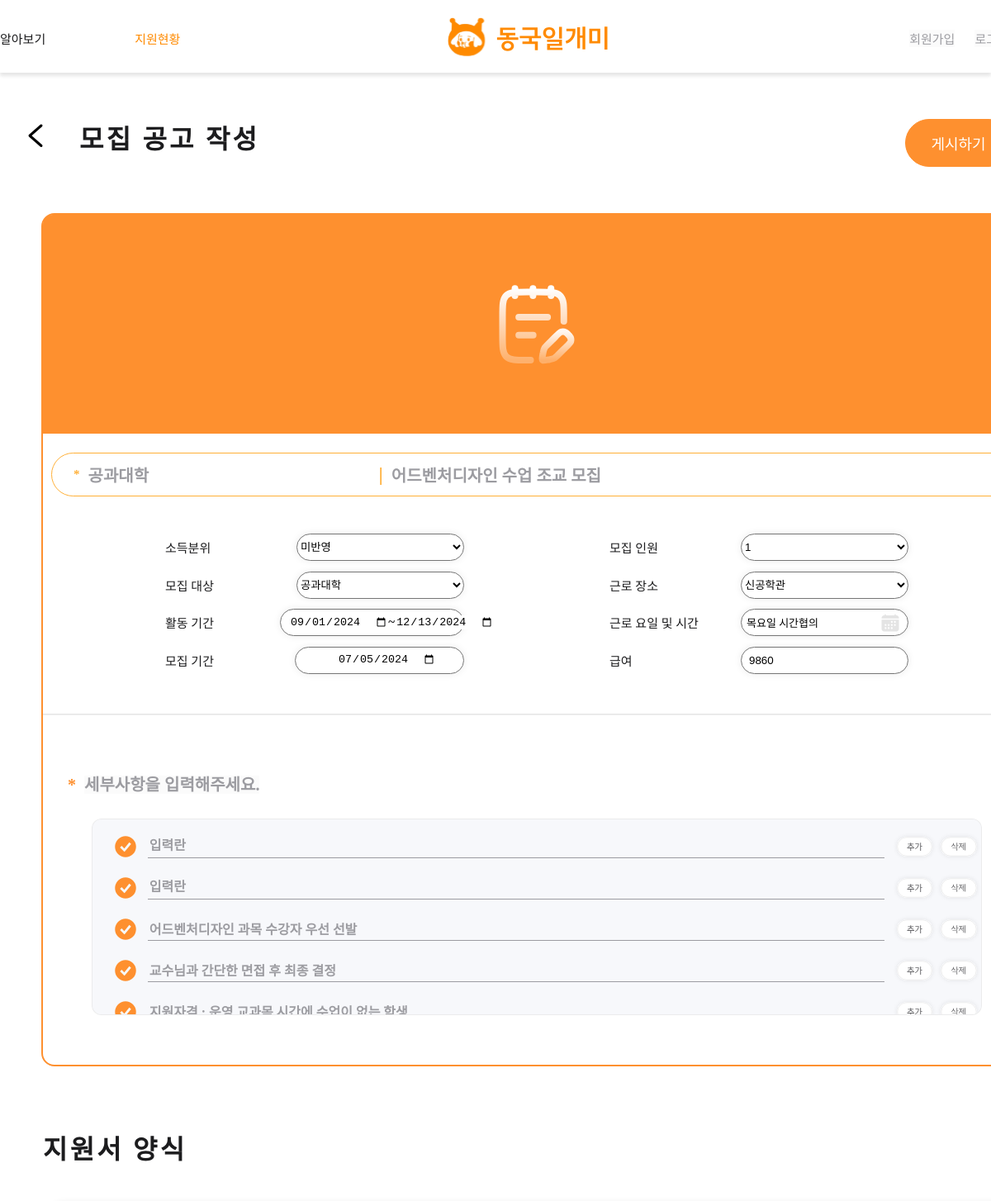
The page /post-edit/34 (upper part) on the database as committed earlier.
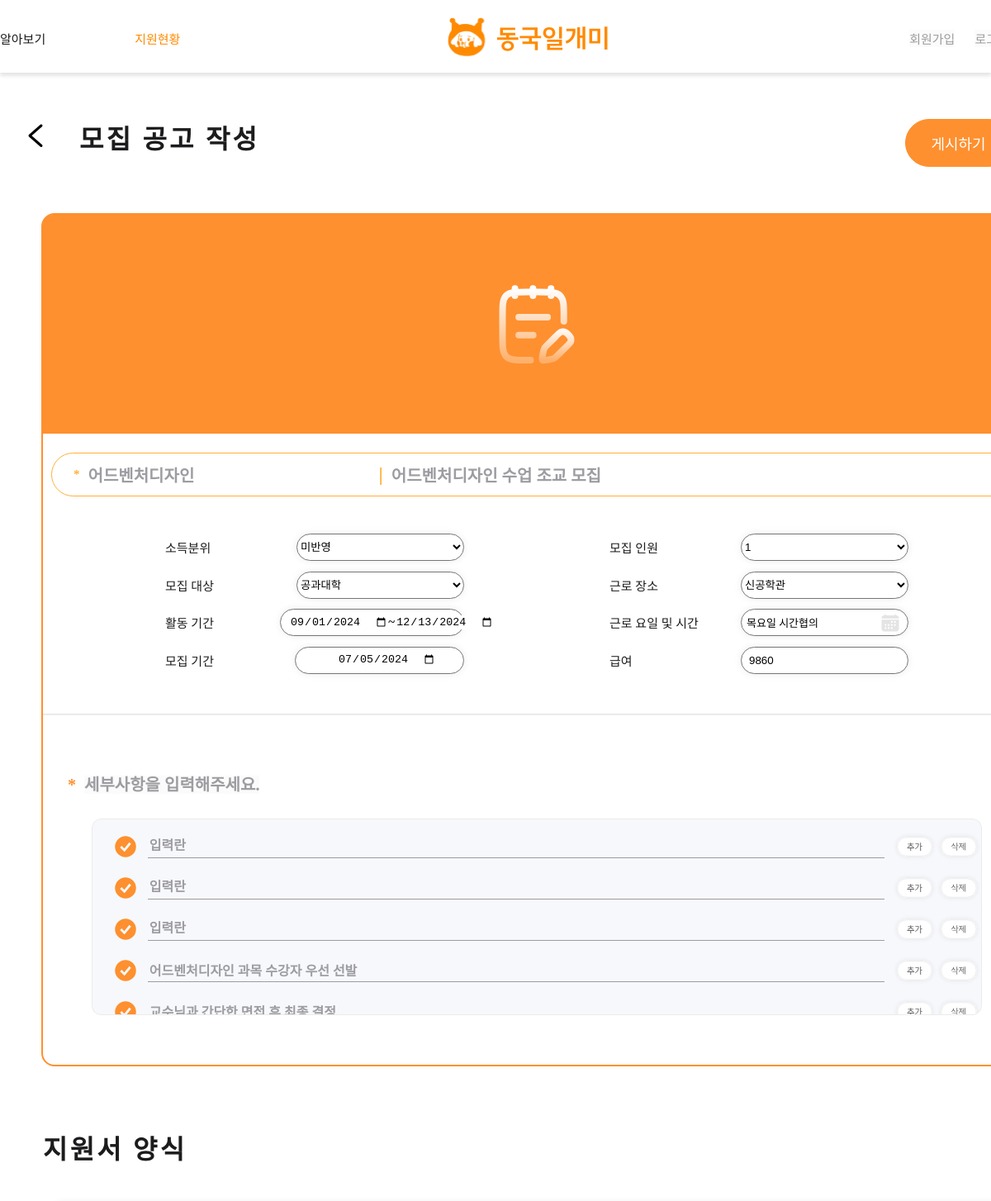
The same page on the database as committed later.
### main/models.py (models this page shows, shortened)
class Post(models.Model):
    writer = models.ForeignKey(User, null=False, blank=False, on_delete=models.CASCADE)
    title = models.CharField(max_length=50)
    organization = models.CharField(max_length=50, null=True)
    department = models.CharField(max_length=50, null=True)
    is_income_bracket = models.PositiveIntegerField(null=False, default=0) #boolean
    start_date = models.DateField(null=True)
    end_date = models.DateField(null=True)
    deadline = models.DateField(null=True)
    day_left = models.IntegerField(null=True)
    place = models.CharField(max_length=50, blank=False)
    time = models.TextField(null=False)
    recruitment = models.PositiveIntegerField(default=0)
    wage = models.PositiveIntegerField(null=True, default=0)
    body = models.TextField()
    file = models.ImageField(upload_to="post/", blank=True, null=True)
    pub_date = models.DateTimeField()
    scrap = models.ManyToManyField(User, related_name='scraped', blank=True, default=None)
    scrap_count = models.PositiveIntegerField(default=0)
    applicated_count = models.PositiveIntegerField(default=0)
    def get_body(self):
        return json.loads(self.body)

### main/views.py (the view)
# urls.py: path('post-edit/<int:id>', post_edit, name="post-edit"),
def post_edit(request, id):
    edit_post = get_object_or_404(Post, pk=id)
    questions = Question.objects.filter(post=id).values_list('content', flat=True)
    questions_list = list(questions)
    question_count = len(questions)
    return render(request, 'main/post_edit.html', {'post': edit_post, 'questions_list':questions_list, 'question_count':question_count})

### main/templates/main/post_edit.html (shortened to what the changed rows need)
{% extends 'base.html' %} {% block content %} {% load static %}
<link
  rel="stylesheet"
  type="text/css"
  href="{% static 'css/main/post_edit.css'%}"
/>
<div id="edit_page">
  <form action="{% url 'main:post-update' post.id %}" method="POST" enctype="multipart/form-data">
  <div class="content" id="main2">
    <div id="shell">
      <div id="detail">
        <div class="Caption border">
          <span class="Caption" style="color:#FFAF36; margin-left:26px;">*</span>
          <input type="text" name="organization" id="organization" placeholder="[기관명을 입력해주세요. (ex.교무팀)]" value="{{ post.organization}}"/>
          <span class="Caption" style="color:#FFAF36; font-size: 24px;">|</span>
          <input type="text" name="title" id="announcement_title" placeholder="공고 제목을 입력해주세요." value="{{ post.title}}"/>
        </div>
        <div style="display: flex; width: 900px; justify-content: space-between;">
          <div class="Caption topic" id="title">
              <div class="top">
                <label for="income">소득분위</label>
                <select type="number" name="is_income_bracket" id="income">
                  <option value="0" {% if post.is_income_bracket == 0 %}selected{% endif %}>미반영</option>
                </select>
              </div>
              <div style="margin-top: 12.5px;">
                <label for="target">모집 대상</label>
                <select name="department" id="target" class="selector">
                  <option value="공과대학" {% if post.department == '공과대학' %}selected{% endif %}>공과대학</option>
                </select>
              </div>
              <div class="date_selector">
                <div class="date_input" id="work_date_input">
                  <input type="date" id="start_work_date" class="selector" name="start_date" value="{{ post.start_date|date:'Y-m-d' }}"/>
                  <span>~</span>
                  <input type="date" id="end_work_date" class="selector" name="end_date" value="{{ post.end_date|date:'Y-m-d' }}"/>
                </div>
              </div>
              <div class="date_selector">
                <div class="date_input" id="recruit_date_input">
                  <input type="date" id="end_recruit_date" class="selector" name="deadline" value="{{ post.deadline|date:'Y-m-d' }}"/>
                </div>
              </div>
          </div>
          <div class="Caption topic" id="contents">
            <div class="top">
              <label for="recruit_count">모집 인원</label>
              <select name="recruitment" id="recruit_count" class="selector">
                <option value="1" {% if post.recruitment == 1 %} selected {% endif %}>1</option>
              </select>
            </div>
            <div style="margin-top: 12.5px;">
              <label for="work_place">근로 장소</label>
              <select name="place" id="work_place" class="selector">
                <option value="신공학관" {% if post.place == "신공학관" %}selected{% endif %}>신공학관</option>
              </select>
            </div>
            <div style="margin-top: 12.5px;">
              <span id="day_time">
                <input type="text" id="input_day_time" name="time" value="{{ post.time }}"/>
                <img src="{% static 'images/icons/calendar.svg' %}" style="width: 24px; height: 24px;">
              </span>
            </div>
            <div style="margin-top: 12.5px;">
              <span id="salary_input">
                <input type="number" id="salary" name="wage" value="{{ post.wage }}"/>
              </span>
            </div>
          </div>
        </div>
      </div>
      <div id="add">
        <div
          id="details"
          class="question"
          style="display: block; background-color: #f7f8fb; overflow: auto"
        >
        {% for body in post.get_body %}
          <div
            class="detail"
            style="
              display: flex;
              width: 100%;
              height: 34px;
              background-color: #f7f8fb;
              margin-bottom: 1em;
            "
          >
            <img
              src="{% static 'images/icons/check.svg' %}"
              style="margin-left: 23px; margin-right: 10px"
            />
            <input
              type="text"
              placeholder="입력란"
              class="input_text"
              style="
                border-bottom: 1px solid #9c9ca1;
                font-size: 16px;
                height: 25px;
                width: 85%;
                margin-top: 3px;
              "
              name="body"
              value="{{ body }}"
            />
            <img
              src="{% static 'images/icons/chuga.svg' %}"
              class="add_detail"
              style="margin-left: 10px"
              onclick="add_detail();"
            />
            <img
              src="{% static 'images/icons/delete.svg' %}"
              class="delete_detail"
              onclick="delete_detail(this);"
            />
          </div>
        {% endfor %}
        </div>
      </div>
    </div>
  </div>
    </form>
</div>
{% endblock %}

Rows that differ between the two databases and show on the page:
changed Post "어드벤처디자인 수업 조교 모집": organization "공과대학" → "어드벤처디자인"
Other text that changed with them:
form field body: "어드벤처디자인 과목 수강자 우선 선발" → (not shown)
form field body: "교수님과 간단한 면접 후 최종 결정" → "어드벤처디자인 과목 수강자 우선 선발"
form field body: "지원자격 : 운영 교과목 시간에 수업이 없는 학생" → "교수님과 간단한 면접 후 최종 결정"
